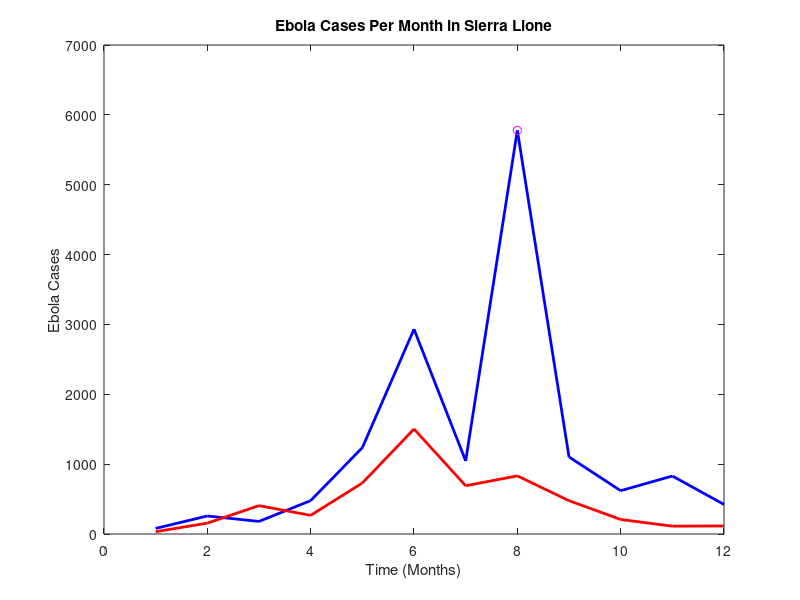

MATLAB code for this plot: (Note: this script raises an error after producing the figure.)

% Seth Richards
% BIOEN 217 A
% 01/09/2020    
% Assignment 1


%Define Ebola Variables
month = 1:12;
sierraLeone = [80 258 180 478 1236 2932 1046 5778 1103 620 830 423];
liberia = [33 156 406 267 730 1503 691 832 477 208 112 115];
ebolaCases = [11628972 18378 7263;
              6190280 14964 5305;
              4503000 5530 2121];
          
          
% add new ebola cases to totals
newCases = [363; 756; 1005];
ebolaCases(:,2) = ebolaCases(:,2) + newCases;

% subtract corrected death toll estimates
newDeaths = [60; 23; 54];
ebolaCases(:,3) = ebolaCases(:,3) - newDeaths;

% correct population data
newPop = [1.5; 1; 0.7];
ebolaCases(:,1) = ebolaCases(:,1).*newPop;

% plot cases in SL per month && label data
plot(month,sierraLeone, 'b', 'LineWidth',2);
axis([0 12 0 7000]);
xlabel('Time (Months)');
ylabel('Ebola Cases');
title('Ebola Cases Per Month in Sierra Lione');
hold



% plot cases in L per month && label data
plot(month,liberia, 'r', 'LineWidth',2, 'MarkerEdgeColor','y');

% hightlight max val of SL, L
[maxSierra, iSierra] = max(sierraLeone);
[maxLiberia, iLiberia] = max(liberia);

plot(iSierra, maxSierra, 'mo');
plot(iLiberia, maxLiberia, 'blo');

% add a legend to graph
legend('sierraLione','liberia');

% end graph hold
hold off


